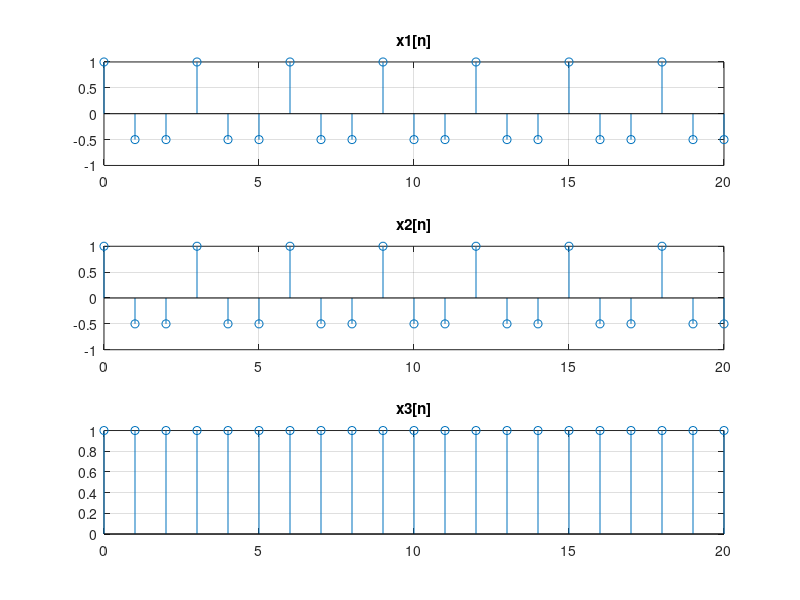

MATLAB code for this plot:
fs = 90/2;           % Sampling frequency in Hz (since ωs = 90π, fs = 90π/(2π) = 45 Hz)
Ts = 1/fs;           % Sampling period
n = 0:20;            % Sample indices (you can choose more samples if you like)

f1 = 30/(2);         % f1 = 30π/(2π) = 15 Hz
f2 = 60/(2);         % f2 = 60π/(2π) = 30 Hz
f3 = 90/(2);         % f3 = 90π/(2π) = 45 Hz

x1 = cos(2*pi*f1*n*Ts); % x1[n]
x2 = cos(2*pi*f2*n*Ts); % x2[n]
x3 = cos(2*pi*f3*n*Ts); % x3[n]

figure;
subplot(3,1,1); stem(n, x1); title('x1[n]');
grid on;
subplot(3,1,2); stem(n, x2); title('x2[n]');
grid on;
subplot(3,1,3); stem(n, x3); title('x3[n]');
grid on;

isequal(x1, x2)  % Should return true
isequal(x1, x3)  % Should return false
isequal(x2, x3)  % Should return false
